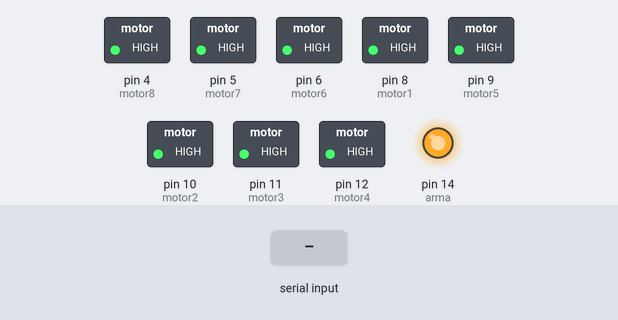
Bench run of a sketch on a simulated Arduino Uno, built with avr-gcc and run on an emulated ATmega328P. Parts: switched loads named in the sketch (green lamp = pin HIGH), output pins drawn as LEDs (lit = HIGH). The inputs (shaded band) are chosen by the test bench.

Above: at 3.2 s.
3.3 s: "S" received over the second serial link
At 4.4 s:
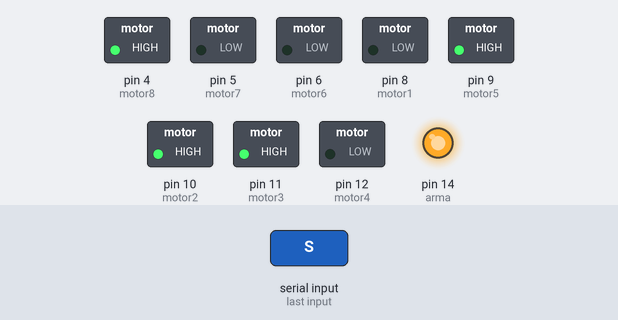
5.0 s: "B" received over the second serial link
At 5.08 s:
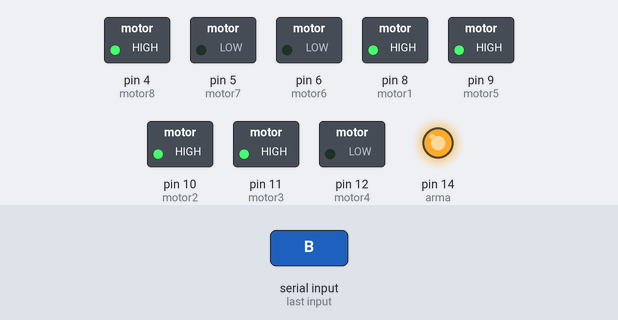
6.7 s: "W" received over the second serial link
At 8.1 s:
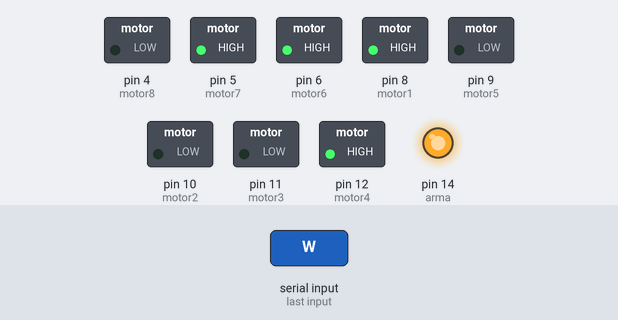
8.4 s: "D" received over the second serial link
At 9.4 s:
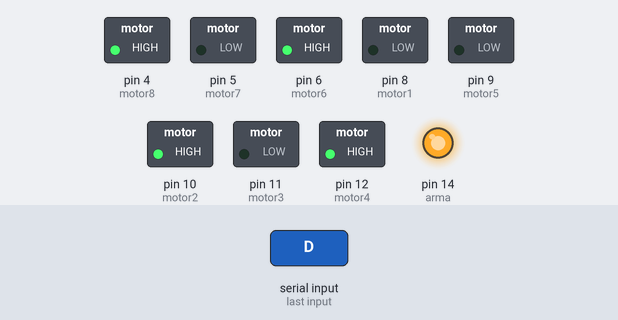
10.1 s: "J" received over the second serial link
At 11.2 s:
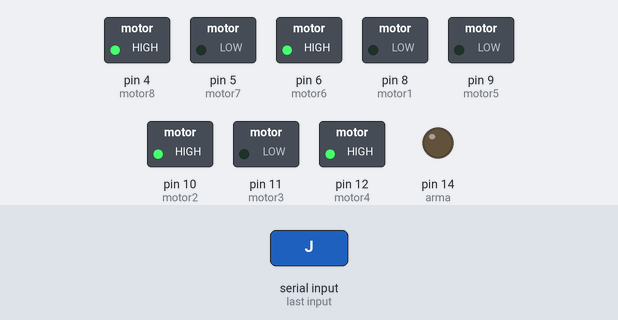
11.6 s: "K" received over the second serial link
At 12.4 s:
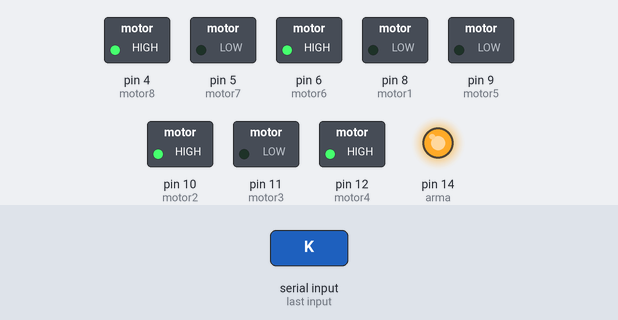
Timing chart, 0 to 14.1 s (numbered marks = the images above; inputs shaded):
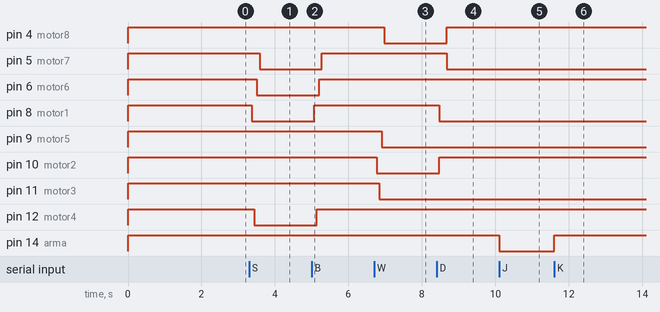

Measured:
- after the input at 3.3 s, pin 5 (motor7): HIGH → LOW after 0.28 s; pin 6 (motor6): HIGH → LOW after 0.21 s; pin 8 (motor1): HIGH → LOW after 0.07 s; pin 12 (motor4): HIGH → LOW after 0.14 s
- after the input at 5.0 s, pin 5 (motor7): LOW → HIGH after 0.28 s; pin 6 (motor6): LOW → HIGH after 0.21 s; pin 8 (motor1): LOW → HIGH after 0.07 s; pin 12 (motor4): LOW → HIGH after 0.14 s
- after the input at 6.7 s, pin 4 (motor8): HIGH → LOW after 0.28 s; pin 9 (motor5): HIGH → LOW after 0.21 s; pin 10 (motor2): HIGH → LOW after 0.07 s; pin 11 (motor3): HIGH → LOW after 0.14 s
- after the input at 8.4 s, pin 4 (motor8): LOW → HIGH after 0.28 s; pin 5 (motor7): HIGH → LOW after 0.28 s; pin 8 (motor1): HIGH → LOW after 0.07 s; pin 10 (motor2): LOW → HIGH after 0.07 s
- after the input at 10.1 s, pin 14 (arma): HIGH → LOW at once
- after the input at 11.6 s, pin 14 (arma): LOW → HIGH at once

The sketch:

controlbattlebotcomentado.ino
```cpp
#include <SoftwareSerial.h>
SoftwareSerial SerialBT(3, 2); //estos son RX, TX para definir el control remoto
char state;
int motor1=8; //aqui definimos los pines que controlan los puentes h
int motor2=10;
int motor3=11;
int motor4=12;
int motor5=9;
int motor6=6;
int motor7=5;
int motor8=4;
int arma=14;
void setup() {

  SerialBT.begin(9600); //definimos el serial que recibe información del modulo bluethoot
  pinMode(motor1,OUTPUT);
  pinMode(motor2,OUTPUT);//definimos los tipos de pines
  pinMode(motor3,OUTPUT);
  pinMode(motor4,OUTPUT);
  pinMode(motor5,OUTPUT);
  pinMode(motor6,OUTPUT);
  pinMode(motor7,OUTPUT);
  pinMode(motor8,OUTPUT);
  pinMode(arma,OUTPUT);
  digitalWrite(motor1,1);//les damos una configuración inicial
  digitalWrite(motor2,1);
  digitalWrite(motor3,1);
  digitalWrite(motor4,1);
  digitalWrite(motor5,1);
  digitalWrite(motor6,1);
  digitalWrite(motor7,1);
  digitalWrite(motor8,1);
  digitalWrite(arma,HIGH);//por el relé cuando el pin está high el arma esta apagada esto depende de sus conexiones
  delay(2000);

}

void loop() {
  if (SerialBT.available()>0){
    state = SerialBT.read();//definmos que solo si hay información disponible se aplica este loop
    if (state == 'S'){//para retroceder llega la letra S
      delay(70);//es necesario un retrazo o delay entre cada cambio de sentido de cada rueda ya que al tener 6 ruedas que cambien de sentido al mismo tiempo generaba problemas
      digitalWrite(motor1,0);
      digitalWrite(motor2,1);
      delay(70);
      digitalWrite(motor3,1);
      digitalWrite(motor4,0);
      delay(70);
      digitalWrite(motor5,1);
      digitalWrite(motor6,0);
      delay(70);
      digitalWrite(motor7,0);
      digitalWrite(motor8,1);


    }
    else if (state == 'B'){//este es el boton que detiene el robot
      delay(70);
      digitalWrite(motor1,1);
      digitalWrite(motor2,1);
      delay(70);
      digitalWrite(motor3,1);
      digitalWrite(motor4,1);
      delay(70);
      digitalWrite(motor5,1);
      digitalWrite(motor6,1);
      delay(70);
      digitalWrite(motor7,1);
      digitalWrite(motor8,1);
    }
    else if(state =='W'){//aqui es la configuración para avanzar
      delay(70);
      digitalWrite(motor1,1);
      digitalWrite(motor2,0);
      delay(70);
      digitalWrite(motor3,0);
      digitalWrite(motor4,1);
      delay(70);
      digitalWrite(motor5,0);
      digitalWrite(motor6,1);
      delay(70);
      digitalWrite(motor7,1);
      digitalWrite(motor8,0);
    }
    else if(state=='A '){//para girar a la izquierda
      delay(70);
      digitalWrite(motor1,1);
      digitalWrite(motor2,0);
      delay(70);
      digitalWrite(motor3,1);
      digitalWrite(motor4,0);
      delay(70);
      digitalWrite(motor5,1);
      digitalWrite(motor6,0);
      delay(70);
      digitalWrite(motor7,1);
      digitalWrite(motor8,0);
    }
    else if(state=='D'){//girar a la derecha
      delay(70);
      digitalWrite(motor1,0);
      digitalWrite(motor2,1);
      delay(70);
      digitalWrite(motor3,0);
      digitalWrite(motor4,1);
      delay(70);
      digitalWrite(motor5,0);
      digitalWrite(motor6,1);
      delay(70);
      digitalWrite(motor7,0);
      digitalWrite(motor8,1);
    }
    else if(state=='J'){//esto activa el arma
      digitalWrite(arma,LOW);
    }
    else if(state=='K'){
      digitalWrite(arma,HIGH);//desactiva el arma
    }
  }
}
```
